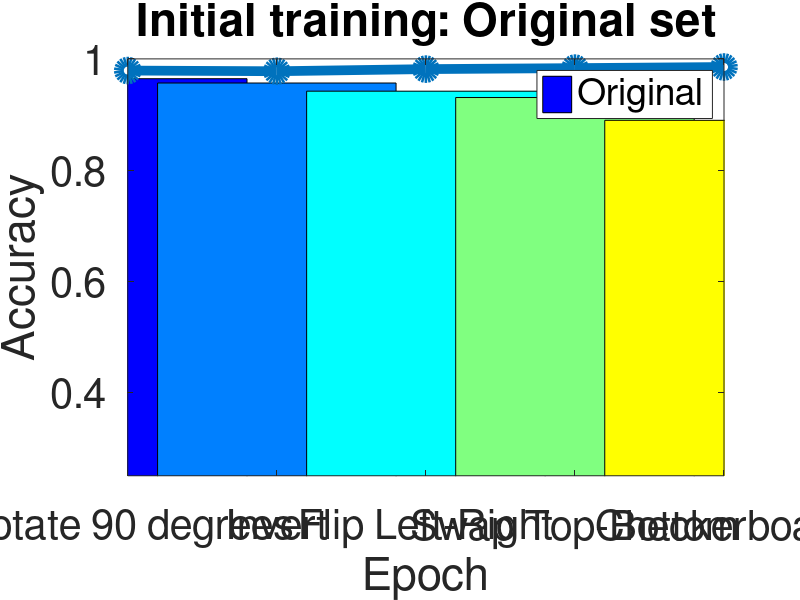
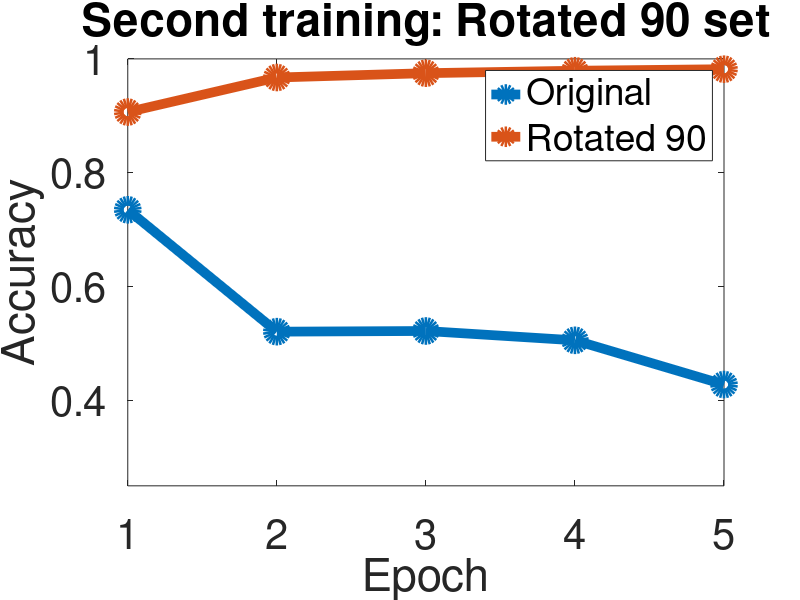

Recreate these plots in MATLAB, in order.
%% Bar graph accuracies

xs = 1:7;
ys = [.9644, .9566, .9419, .9305, .8895, .9356, .9206];
b = bar(ys, 'FaceColor', 'flat');
barcmap = jet(length(ys));
figure (1)
for i = 1:length(ys)
    b(i) = bar(xs(i), ys(i));
    set(b(i), 'FaceColor', barcmap(i,:));
    hold on
end
title('Results: Training and Testing on Each Dataset');
xlabel('Image Mutation');
ylabel('Accuracy');
set(gca, 'XTick', xs);
set(gca, 'XTickLabel', {'Rotate 90 degrees' 'Invert' 'Flip Left-Right' 'Swap Top-Bottom' 'Checkerboard' 'Flip Up-Down'...
    'Invert Bottom'});

% Rot90: {'accuracy': 0.9644, 'loss': 0.114561394, 'global_step': 2401}
% Inv: {'accuracy': 0.9566, 'loss': 0.1464758, 'global_step': 2601}
% fliplr: {'accuracy': 0.9419, 'loss': 0.2036909, 'global_step': 2801}
% cutud: {'accuracy': 0.9305, 'loss': 0.2341149, 'global_step': 3001} 
% checkerboard: {'accuracy': 0.8895, 'loss': 0.37382987, 'global_step': 3201} 
% flipud: {'accuracy': 0.9356, 'loss': 0.21395998, 'global_step': 3601}
% invbot: {'accuracy': 0.9206, 'loss': 0.25648096, 'global_step': 3801}

%% Original --> Rot90

% trained/tested: original
epochs = 1:5;
figure(1)
y1 = [.979, .9778, .9816, .9834, .9854];
plot(epochs, y1, '-o', 'LineWidth', 7, 'MarkerSize', 13);
xlim([1, 5]);
ylim([.25, 1]);
title('Initial training: Original set', 'FontSize', 50)
xlabel('Epoch', 'FontSize', 40);
ylabel('Accuracy', 'FontSize', 40)
set(gca, 'FontSize', 30)
legend('Original')

% trained/tested: rot90, original/rot90
figure(2)
y2rot = [.9066, .9673, .9749, .9792, .9819];
y2orig = [.7349, .5208, .5220, .5056, .4279];
plot(epochs, [y2orig; y2rot], '-o', 'LineWidth', 7, 'MarkerSize', 13);
hold on
xlim([1, 5]);
ylim([.25, 1]);
title('Second training: Rotated 90 set', 'FontSize', 50)
xlabel('Epoch', 'FontSize', 40);
ylabel('Accuracy', 'FontSize', 40)
set(gca, 'FontSize', 30);
legend('Original', 'Rotated 90')